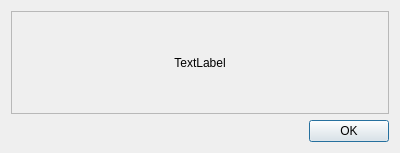
<?xml version="1.0" encoding="UTF-8"?>
<ui version="4.0">
 <class>Dialog</class>
 <widget class="QDialog" name="Dialog">
  <property name="geometry">
   <rect>
    <x>0</x>
    <y>0</y>
    <width>400</width>
    <height>153</height>
   </rect>
  </property>
  <property name="windowTitle">
   <string>Dialog</string>
  </property>
  <layout class="QVBoxLayout" name="verticalLayout">
   <item>
    <widget class="QFrame" name="frame">
     <property name="frameShape">
      <enum>QFrame::StyledPanel</enum>
     </property>
     <property name="frameShadow">
      <enum>QFrame::Raised</enum>
     </property>
     <layout class="QVBoxLayout" name="verticalLayout_2">
      <item>
       <widget class="QLabel" name="name_taken_label">
        <property name="text">
         <string>TextLabel</string>
        </property>
        <property name="alignment">
         <set>Qt::AlignCenter</set>
        </property>
       </widget>
      </item>
     </layout>
    </widget>
   </item>
   <item>
    <widget class="QDialogButtonBox" name="buttonBox">
     <property name="orientation">
      <enum>Qt::Horizontal</enum>
     </property>
     <property name="standardButtons">
      <set>QDialogButtonBox::Ok</set>
     </property>
    </widget>
   </item>
  </layout>
 </widget>
 <resources/>
 <connections>
  <connection>
   <sender>buttonBox</sender>
   <signal>accepted()</signal>
   <receiver>Dialog</receiver>
   <slot>accept()</slot>
   <hints>
    <hint type="sourcelabel">
     <x>248</x>
     <y>254</y>
    </hint>
    <hint type="destinationlabel">
     <x>157</x>
     <y>274</y>
    </hint>
   </hints>
  </connection>
  <connection>
   <sender>buttonBox</sender>
   <signal>rejected()</signal>
   <receiver>Dialog</receiver>
   <slot>reject()</slot>
   <hints>
    <hint type="sourcelabel">
     <x>316</x>
     <y>260</y>
    </hint>
    <hint type="destinationlabel">
     <x>286</x>
     <y>274</y>
    </hint>
   </hints>
  </connection>
 </connections>
</ui>
